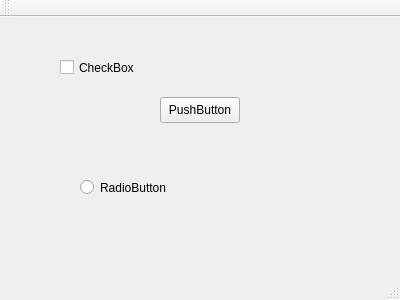
<?xml version="1.0" encoding="UTF-8"?>
<ui version="4.0">
 <class>MainWindow</class>
 <widget class="QMainWindow" name="MainWindow">
  <property name="geometry">
   <rect>
    <x>0</x>
    <y>0</y>
    <width>400</width>
    <height>300</height>
   </rect>
  </property>
  <property name="windowTitle">
   <string>MainWindow</string>
  </property>
  <widget class="QWidget" name="centralWidget">
   <widget class="QPushButton" name="pushButton">
    <property name="geometry">
     <rect>
      <x>160</x>
      <y>80</y>
      <width>80</width>
      <height>26</height>
     </rect>
    </property>
    <property name="text">
     <string>PushButton</string>
    </property>
   </widget>
   <widget class="QRadioButton" name="radioButton">
    <property name="geometry">
     <rect>
      <x>80</x>
      <y>160</y>
      <width>97</width>
      <height>21</height>
     </rect>
    </property>
    <property name="text">
     <string>RadioButton</string>
    </property>
   </widget>
   <widget class="QCheckBox" name="checkBox">
    <property name="geometry">
     <rect>
      <x>60</x>
      <y>40</y>
      <width>84</width>
      <height>21</height>
     </rect>
    </property>
    <property name="text">
     <string>CheckBox</string>
    </property>
   </widget>
  </widget>
  <widget class="QMenuBar" name="menuBar">
   <property name="geometry">
    <rect>
     <x>0</x>
     <y>0</y>
     <width>400</width>
     <height>23</height>
    </rect>
   </property>
  </widget>
  <widget class="QToolBar" name="mainToolBar">
   <attribute name="toolBarArea">
    <enum>TopToolBarArea</enum>
   </attribute>
   <attribute name="toolBarBreak">
    <bool>false</bool>
   </attribute>
  </widget>
  <widget class="QStatusBar" name="statusBar"/>
 </widget>
 <layoutdefault spacing="6" margin="11"/>
 <resources/>
 <connections/>
</ui>
